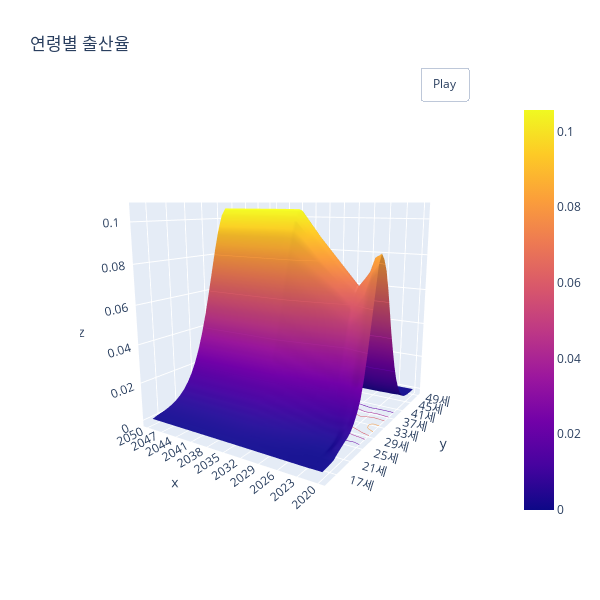

The code cell stored with this chart in its notebook:
### Code cell
#106 연령별 출산율 3D
z = df106_i2
z = df106_i2.sort_index(ascending=False)
y= z.index
x = df106_i2.columns
t = np.linspace(0, 10, 50)
fig= go.Figure(data=[go.Surface(x=x, y=y, z=z.values)])

fig.update_traces(contours_z=dict(show=True, usecolormap=True,
                                  highlightcolor="limegreen", project_z=True))
x_eye = -1.25
y_eye = 2
z_eye = 0.5

fig.update_layout(
   title='연령별 출산율', autosize=False,
   width=600,height=600,
   scene_camera_eye=dict(x=x_eye, y=y_eye, z=z_eye),
   scene = {
      "xaxis": {"nticks": 11},
      "yaxis": {"nticks": 10},
      "zaxis": {"nticks": 10},
   },   
   updatemenus=[dict(type='buttons', showactive=False, y=1,x=0.8,
      xanchor='left', yanchor='bottom',
      pad=dict(t=45, r=10),
      buttons=[dict(label='Play',method='animate',
         args=[None, dict(frame=dict(duration=200, redraw=True), 
            transition=dict(duration=0), fromcurrent=True, mode='immediate')])])]
)

frames=[]
for t in np.arange(0, 6.26, 0.1):
    xe, ye, ze = rotate_z(x_eye, y_eye, z_eye, -t)
    frames.append(go.Frame(layout=dict(scene_camera_eye=dict(x=xe, y=ye, z=ze))))
fig.frames=frames

fig.show()

### Figure 1 — Plotly figure (JSON) as saved in the notebook; plotly's stock layout.template omitted (floating-point values rounded to 4 significant figures; data arrays with more than 128 entries replaced by an {"elided": "..."} marker saying what was removed)
{"data": [{"x": ["2020", "2021", "2022", "2023", "2024", "2025", "2026", "2027", "2028", "2029", "2030", "2031", "2032", "2033", "2034", "2035", "2036", "2037", "2038", "2039", "2040", "2041", "2042", "2043", "2044", "2045", "2046", "2047", "2048", "2049", "2050"], "y": ["49세", "48세", "47세", "46세", "45세", "44세", "43세", "42세", "41세", "40세", "39세", "38세", "37세", "36세", "35세", "34세", "33세", "32세", "31세", "30세", "29세", "28세", "27세", "26세", "25세", "24세", "23세", "22세", "21세", "20세", "19세", "18세", "17세", "16세", "15세"], "z": {"elided": "35x31 float values"}, "type": "surface", "contours": {"z": {"project": {"z": true}, "highlightcolor": "limegreen", "show": true, "usecolormap": true}}}], "layout": {"scene": {"camera": {"eye": {"x": -1.25, "y": 2, "z": 0.5}}, "xaxis": {"nticks": 11}, "yaxis": {"nticks": 10}, "zaxis": {"nticks": 10}}, "title": {"text": "연령별 출산율"}, "autosize": false, "width": 600, "height": 600, "updatemenus": [{"buttons": [{"args": [null, {"frame": {"duration": 200, "redraw": true}, "transition": {"duration": 0}, "fromcurrent": true, "mode": "immediate"}], "label": "Play", "method": "animate"}], "pad": {"r": 10, "t": 45}, "showactive": false, "type": "buttons", "x": 0.8, "xanchor": "left", "y": 1, "yanchor": "bottom"}]}}
